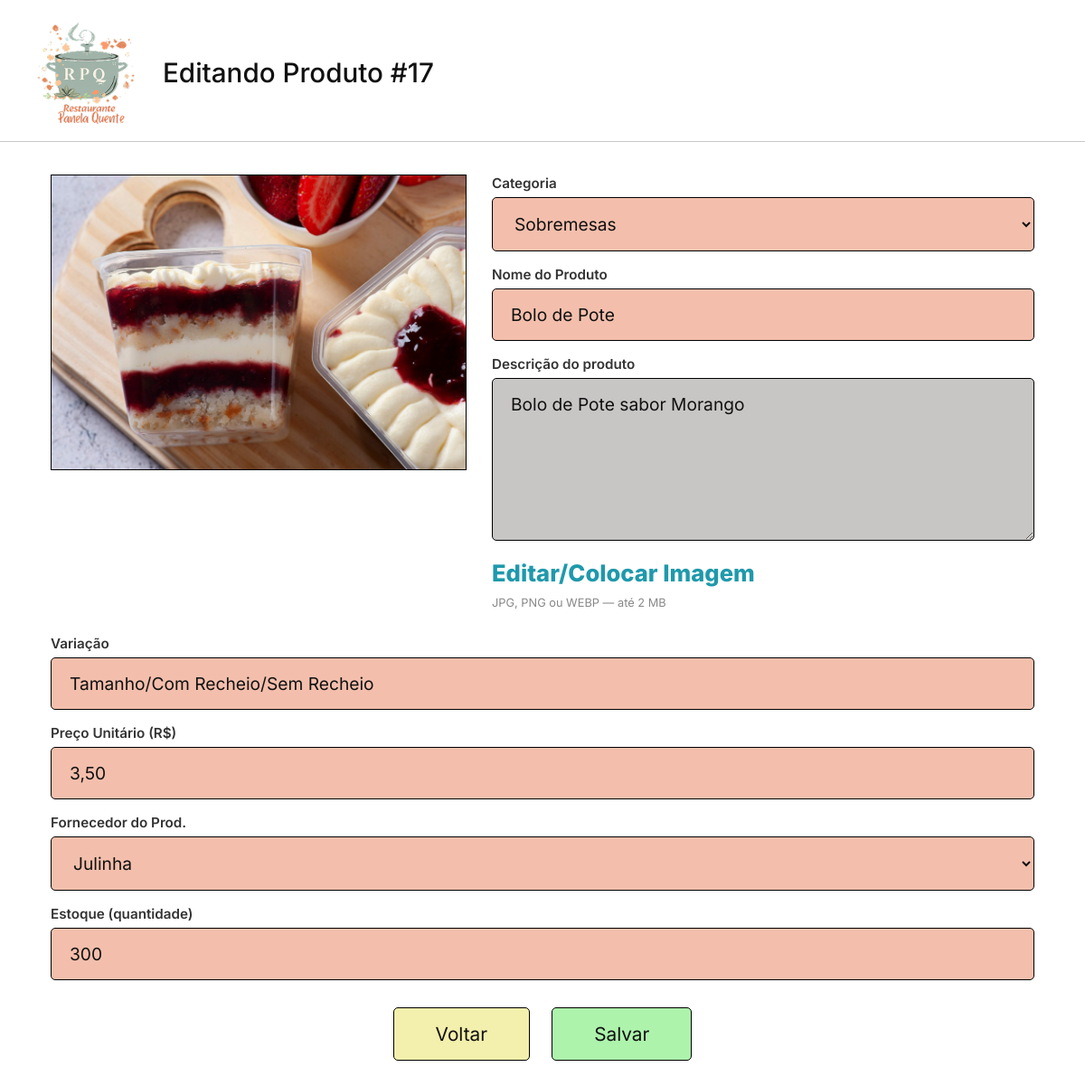
The page /projetobernardolohana/index.php?controller=produto&action=form&id=17 (signed in) on the database its author committed.
### tables this page shows
CREATE TABLE `produto` (
  `id` int(11) NOT NULL,
  `categoria_id` int(11) NOT NULL,
  `nome` varchar(100) NOT NULL,
  `descricao` text DEFAULT NULL,
  `variacao` varchar(150) DEFAULT NULL,
  `preco` decimal(10,2) NOT NULL DEFAULT 0.00,
  `estoque_qtd` int(11) NOT NULL DEFAULT 0,
  `fornecedor_id` int(11) DEFAULT NULL,
  `ativo` tinyint(1) NOT NULL DEFAULT 1
);

CREATE TABLE `categoria1` (
  `id` int(11) NOT NULL,
  `nome` varchar(100) NOT NULL,
  `ativo` tinyint(1) NOT NULL DEFAULT 1
);

CREATE TABLE `fornecedor` (
  `id` int(11) NOT NULL,
  `nome` varchar(120) NOT NULL,
  `cpf` varchar(20) DEFAULT NULL,
  `lugar` varchar(150) DEFAULT NULL,
  `produtos` text DEFAULT NULL,
  `data_recebimento` date DEFAULT NULL,
  `hora_recebimento` time DEFAULT NULL,
  `ativo` tinyint(1) NOT NULL DEFAULT 1
);

### projetobernardolohana/controllers/produtocontroller.php (called while the page is built, shortened)
<?php
require_once __DIR__ . '/../models/produto.php';
require_once __DIR__ . '/../models/categoria.php';
require_once __DIR__ . '/../models/fornecedor.php';
class ProdutoController
{
    public function form(): void
    {
        $categoriaModel  = new Categoria1();
        $fornecedorModel = new Fornecedor();
        $categorias   = $categoriaModel->listarAtivas();
        $fornecedores = $fornecedorModel->listarAtivos();
        $editar = null;
        if (isset($_GET['id'])) {
            $produtoModel = new Produto();
            $editar = $produtoModel->buscarPorId((int)$_GET['id']);
        }
        require_once __DIR__ . '/../views/produto_form.php';
    }
}

### projetobernardolohana/index.php (called while the page is built, shortened)
<?php
require_once __DIR__ . '/config/db.php';
$controller = $_GET['controller'] ?? 'auth';
$action = $_GET['action'] ?? 'form';
switch ($controller) {
    case 'produto':
        require_once __DIR__ . '/controllers/produtocontroller.php';
        $c = new ProdutoController();
        break;
}
$c->$action();

### projetobernardolohana/config/db.php (called while the page is built)
<?php
class Database
{
    private static $conn=null;
    public static function getConnection()
    {
        if (self::$conn === null) {
            try {
                self::$conn=new PDO(
                    "mysql:host=localhost;dbname=projetorrgi51;charstet=utf8mb4",
                    "root",
                    "",
                    [
                        PDO::ATTR_ERRMODE=>PDO::ERRMODE_EXCEPTION,
                        PDO::ATTR_DEFAULT_FETCH_MODE=>PDO::FETCH_ASSOC
                    ]
                );
            }catch (PDOException $e){
                die("Erro ao conectar ao banco de dados.");
            }
        }
        return self::$conn;
    }
}

### projetobernardolohana/models/produto.php (called while the page is built, shortened)
<?php
require_once __DIR__ . '/../config/db.php';
class Produto
{
    private PDO $conn;
    public function __construct()
    {
        $this->conn = Database::getConnection();
    }
    public function buscarPorId(int $id): ?array
    {
        $stmt = $this->conn->prepare("SELECT * FROM produto WHERE id = :id");
        $stmt->execute([':id' => $id]);
        $r = $stmt->fetch();
        return $r ?: null;
    }
}

### projetobernardolohana/models/categoria.php (called while the page is built, shortened)
<?php
require_once __DIR__ . '/../config/db.php';
class Categoria1
{
private PDO $conn;
public function __construct()
{
$this->conn = Database::getConnection();
}
public function listarAtivas(): array
{
$sql = "SELECT id, nome FROM categoria1 WHERE ativo = 1 ORDER BY nome";
return $this->conn->query($sql)->fetchAll();
}
}

### projetobernardolohana/models/fornecedor.php (called while the page is built, shortened)
<?php
require_once __DIR__ . '/../config/db.php';
class Fornecedor
{
    private PDO $conn;
    public function __construct()
    {
        $this->conn = Database::getConnection();
    }
    public function listarAtivos(): array
    {
        try {
            $sql = "SELECT id, nome FROM fornecedor WHERE ativo = 1 ORDER BY nome";
            return $this->conn->query($sql)->fetchAll();
        } catch (Exception $e) {
            return [];
        }
    }
}

### projetobernardolohana/views/produto_form.php (the view, shortened to what this page needs)
<?php
function imagemProdutoUrlForm(?int $produtoId): ?string
{
    $baseFs  = __DIR__ . "/../public/uploads/produtos/";
    $baseUrl = "public/uploads/produtos/";
    foreach (['jpg', 'png', 'webp'] as $ext) {
        if (file_exists($baseFs . $produtoId . '.' . $ext)) {
            return $baseUrl . $produtoId . '.' . $ext;
        }
    }
    return null;
}
$produtoId   = $editar ? (int)$editar['id'] : null;
$imagemAtual = imagemProdutoUrlForm($produtoId);
$titulo      = $editar ? 'Editando Produto #' . $produtoId : 'Adicionando Produto...';
?>
<!DOCTYPE html>
<html lang="pt-BR">
<head>
  <link rel="stylesheet" href="public/assets/css/style.css">
</head>
<body data-page="produto-form">
  <header class="site-header">
    <img class="header-logo"
      src="public/uploads/img/Cópia de R.P.Q. Logo (2) 4.png"
      alt="Restaurante Panela Quente" />
    <h1 class="header-title"><?= htmlspecialchars($titulo) ?></h1>
  </header>
  <div class="h-divider"></div>
  <div class="form-wrap">
    <form method="post" action="index.php?controller=produto&action=salvar" enctype="multipart/form-data">
      <div class="top-grid">
        <div>
          <label class="img-preview" for="imagem-input" id="img-preview-box">
            <?php if ($imagemAtual): ?>
              <img src="<?= htmlspecialchars($imagemAtual) ?>" id="img-preview-tag" alt="Imagem do produto">
            <?php else: ?>
              <span id="img-preview-placeholder">Nenhuma imagem selecionada</span>
            <?php endif; ?>
          </label>
        </div>
        <div class="right-col">
          <div class="field-badge">
            <label class="field-label" for="f-categoria">Categoria</label>
            <select id="f-categoria" name="categoria_id" required>
              <?php foreach ($categorias as $c): ?>
                <option value="<?= (int)$c['id'] ?>"
                  <?= $editar && (int)$editar['categoria_id'] === (int)$c['id'] ? 'selected' : '' ?>>
                  <?= htmlspecialchars($c['nome']) ?>
                </option>
              <?php endforeach; ?>
            </select>
          </div>
          <div class="field-badge">
            <label class="field-label" for="f-nome">Nome do Produto</label>
            <input id="f-nome" type="text" name="nome" required placeholder="Nome Produto"
                   value="<?= $editar ? htmlspecialchars($editar['nome']) : '' ?>">
          </div>
          <div class="field-badge">
            <label class="field-label" for="f-descricao">Descrição do produto</label>
            <textarea id="f-descricao" name="descricao" placeholder="Descrição do produto"><?= $editar ? htmlspecialchars($editar['descricao'] ?? '') : '' ?></textarea>
          </div>
          <label class="link-imagem" for="imagem-input">Editar/Colocar Imagem</label>
          <div class="campo-extra-nota">JPG, PNG ou WEBP — até 2 MB</div>
        </div>
      </div>
      <div class="stack-fields">
        <div class="field-badge">
          <label class="field-label" for="f-variacao">Variação</label>
          <input id="f-variacao" type="text" name="variacao" placeholder="Variação (ex.: tamanho, sabor)"
                 value="<?= $editar ? htmlspecialchars($editar['variacao'] ?? '') : '' ?>">
        </div>
        <div class="field-badge">
          <label class="field-label" for="f-preco">Preço Unitário (R$)</label>
          <input id="f-preco" type="text" name="preco" inputmode="decimal" placeholder="Preço Unitário (ex.: 28,50)"
                 value="<?= $editar && isset($editar['preco']) ? htmlspecialchars(number_format((float)$editar['preco'], 2, ',', '')) : '' ?>">
        </div>
        <div class="field-badge">
          <?php if (!empty($fornecedores)): ?>
            <label class="field-label" for="f-fornecedor">Fornecedor do Prod.</label>
            <select id="f-fornecedor" name="fornecedor_id">
              <?php foreach ($fornecedores as $f): ?>
                <option value="<?= (int)$f['id'] ?>"
                  <?= $editar && (int)($editar['fornecedor_id'] ?? 0) === (int)$f['id'] ? 'selected' : '' ?>>
                  <?= htmlspecialchars($f['nome']) ?>
                </option>
              <?php endforeach; ?>
            </select>
          <?php endif; ?>
        </div>
        <div class="field-badge">
          <label class="field-label" for="f-estoque">Estoque (quantidade)</label>
          <input id="f-estoque" type="number" name="estoque_qtd" min="0" step="1" placeholder="Estoque (quantidade)"
                 value="<?= $editar ? (int)($editar['estoque_qtd'] ?? 0) : '' ?>">
        </div>
      </div>
      <div class="form-actions">
        <a class="btn-voltar" href="index.php?controller=produto&action=index">Voltar</a>
        <button type="submit" class="btn-salvar">Salvar</button>
      </div>
    </form>
  </div>
</body>
</html>

### projetobernardolohana/public/assets/css/style.css (style rules this page uses)
*, *::before, *::after { box-sizing: border-box; margin: 0; padding: 0; }
html { scroll-behavior: smooth; }
:root { --salmon: #f3bfac; --green: #a8c288; --green-dk: #505c41; --teal: #1f99ac; --gray-ph: #676767; --white: #ffffff; --black: #111111; --divider: #c8c8c8; --gray-btn: #d9d9d9; --gray-img: #d9d9d9; --page-w: 1400px; --red: #fc2c2f; --orange: #fd9c4d; --green-ok: #d4edda; --gray-desc: #c8c6c5; --yellow: #f3efac; --lgreen: #adf3ac; --tan: #f3d8ac; --lblue: #acdcf3; --field: #c3d0c3; }
body[data-page="produto-form"] { font-family:"Inter",sans-serif; background:var(--white); color:var(--black); min-height:100vh; }
body[data-page="produto-form"] .site-header { display:flex; align-items:center; padding:20px 48px 16px 40px; gap:28px; }
body[data-page="produto-form"] .header-logo { width:112px; height:auto; flex-shrink:0; }
body[data-page="produto-form"] .header-title { font-size:1.85rem; font-weight:500; color:var(--black); }
body[data-page="produto-form"] .h-divider { height:1px; background:var(--divider); }
body[data-page="produto-form"] .form-wrap { padding:36px 56px 60px; max-width:1440px; margin:0 auto; }
body[data-page="produto-form"] .top-grid { display:grid; grid-template-columns: minmax(260px, 460px) minmax(0,1fr); gap:28px; align-items:start; margin-bottom: 28px; }
body[data-page="produto-form"] .img-preview { position:relative; background:var(--gray-img); border:1px solid #000; width:100%; aspect-ratio: 558 / 397; min-height:200px; display:flex; align-items:center; justify-content:center; overflow:hidden; color:var(--gray-ph); font-size:1rem; text-align:center; padding:12px; cursor:pointer; }
body[data-page="produto-form"] .img-preview img { position:absolute; inset:0; width:100%; height:100%; object-fit:cover; }
body[data-page="produto-form"] .right-col { display:flex; flex-direction:column; gap:16px; }
body[data-page="produto-form"] .top-grid > *, body[data-page="produto-form"] .right-col, body[data-page="produto-form"] .field-badge { min-width:0; }
body[data-page="produto-form"] .field-label { display:block; font-size:.95rem; font-weight:600; color:#333; margin-bottom:6px; }
body[data-page="produto-form"] .field-badge select { text-overflow:ellipsis; }
body[data-page="produto-form"] .field-badge input, body[data-page="produto-form"] .field-badge select { width:100%; background:var(--salmon); border:1px solid #000; border-radius:5px; padding:16px 20px; font-family:"Inter",sans-serif; font-size:1.2rem; color:var(--black); outline:none; }
body[data-page="produto-form"] .field-badge input::placeholder { color:#555; }
body[data-page="produto-form"] .field-badge textarea { width:100%; background:var(--gray-desc); border:1px solid #000; border-radius:5px; padding:16px 20px; font-family:"Inter",sans-serif; font-size:1.2rem; color:var(--black); outline:none; resize:vertical; min-height:180px; }
body[data-page="produto-form"] .link-imagem { background:none; border:none; padding:0; cursor:pointer; font-family:"Inter",sans-serif; font-size:1.6rem; font-weight:800; color:var(--teal); text-align:left; text-decoration:none; align-self:flex-start; }
body[data-page="produto-form"] .stack-fields { display:flex; flex-direction:column; gap:16px; margin-bottom: 30px; }
body[data-page="produto-form"] .form-actions { display:flex; justify-content:center; gap:24px; }
body[data-page="produto-form"] .btn-voltar, body[data-page="produto-form"] .btn-salvar { padding:16px 46px; border:1px solid #000; border-radius:5px; font-family:"Inter",sans-serif; font-size:1.3rem; font-weight:400; color:var(--black); cursor:pointer; text-decoration:none; display:inline-flex; align-items:center; justify-content:center; transition:opacity .15s, transform .12s; }
body[data-page="produto-form"] .btn-voltar { background:var(--yellow); }
body[data-page="produto-form"] .btn-salvar { background:var(--lgreen); }
body[data-page="produto-form"] .campo-extra-nota { font-size:.8rem; color:#888; margin-top:-6px; }

### rows shown on the page
produto: id "Editando Produto #17", categoria_id "Sobremesas", nome "Bolo de Pote", descricao "Bolo de Pote sabor Morango", variacao "Tamanho/Com Recheio/Sem Recheio", preco "3,50", fornecedor_id "Julinha", estoque_qtd "300"
